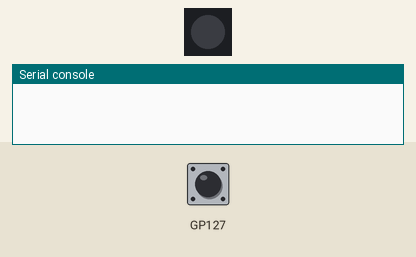
Simulated run of this program. Board: Raspberry Pi Pico running MicroPython. On the bench: 1 RGB LEDs in strip order, left to right, the last lines printed to the serial console. The test bench sets the inputs (shaded band); at power-on: GP127 HIGH.

Above: at 1.2 s.
1.3 s: GP127 pulled LOW for 0.15 s
At 2.3 s:
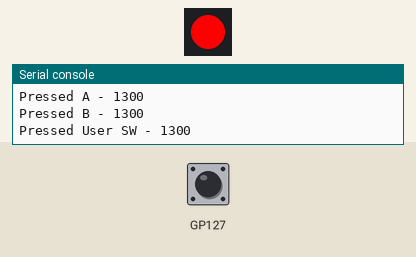
2.9 s: GP127 pulled LOW for 1 s
At 3.6 s:
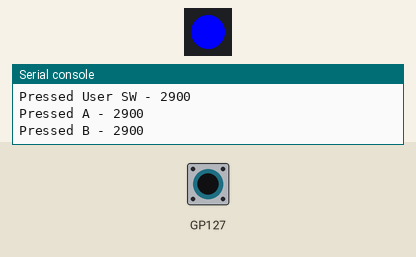
5.4 s: GP127 pulled LOW for 3.2 s
At 6.7 s:
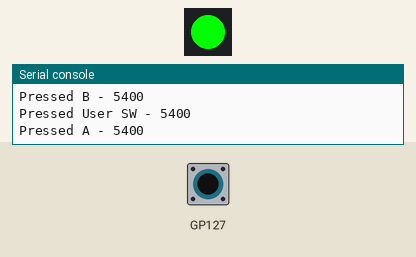
10.1 s: GP127 pulsed LOW 5 times (0.12 s each, 0.3 s apart)
At 11.9 s:
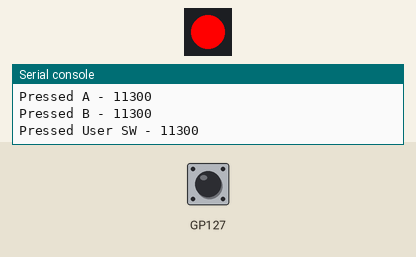
Timing chart, 0 to 13.4 s (numbered marks = the images above; inputs shaded):
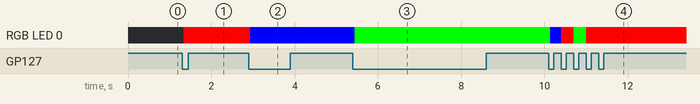

Measured:
- after the input at 1.3 s, RGB LED 0: off → RGB(255, 0, 0) at once
- after the input at 2.9 s, RGB LED 0: RGB(255, 0, 0) → RGB(0, 0, 255) at once
- after the input at 5.4 s, RGB LED 0: RGB(0, 0, 255) → RGB(0, 255, 0) at once
- after the input at 10.1 s, RGB LED 0: RGB(0, 255, 0) → RGB(0, 0, 255) at once, → RGB(255, 0, 0) 0.26 s later, → RGB(0, 255, 0) 0.30 s later, → RGB(255, 0, 0) 0.30 s later

The program:

rgb-led-and-buttons.py
```python
import time

from pimoroni import RGBLED, Button

"""
Demonstrate the use of buttons on Plasma 2040 and Plasma 2350 W
"""

user_sw = Button("USER_SW", repeat_time=0)
button_a = Button("BUTTON_A", repeat_time=0)

try:
    # Button B is only available on Plasma 2040
    button_b = Button("BUTTON_B", repeat_time=0)
except ValueError:
    button_b = None

led = RGBLED("LED_R", "LED_G", "LED_B")

led.set_rgb(0, 0, 0)

while True:
    if user_sw.read():
        print("Pressed User SW - {}".format(time.ticks_ms()))
        led.set_rgb(255, 0, 0)

    if button_a.read():
        print("Pressed A - {}".format(time.ticks_ms()))
        led.set_rgb(0, 255, 0)

    if button_b and button_b.read():
        print("Pressed B - {}".format(time.ticks_ms()))
        led.set_rgb(0, 0, 255)
```
